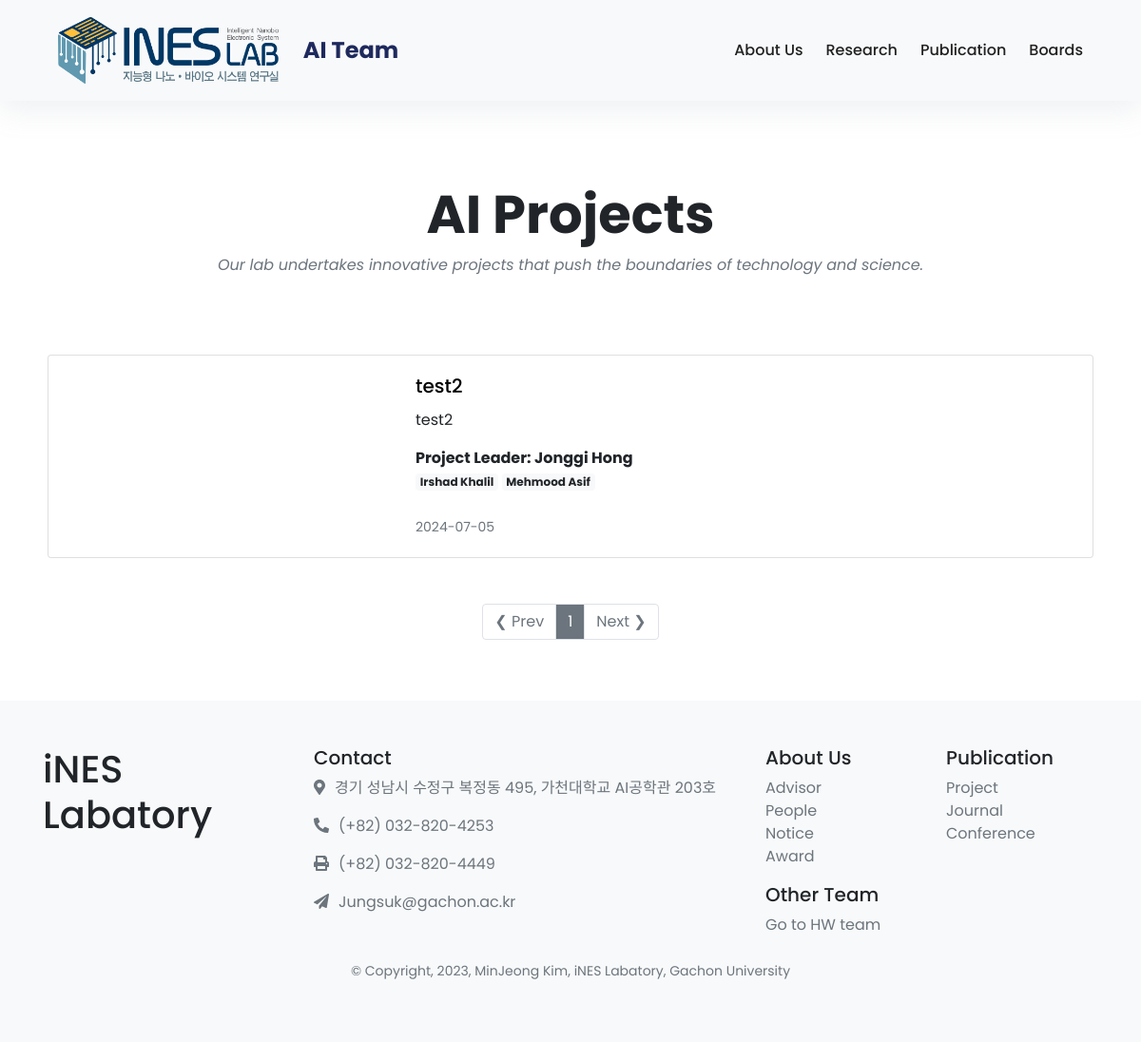
The app's page /ai/projects/ with its own data.
### project/models.py (models this page shows, shortened)
class Projects(models.Model):
    TEAM_CHOICES = (
        ('AI', 'AI Team'),
        ('HW', 'Hardware Team'),
    )
    team = models.CharField(max_length=2, choices=TEAM_CHOICES, default='HW')
    name = models.CharField(max_length=255)
    description = models.TextField()  # Abstract으로 사용
    start_date = models.DateTimeField()
    end_date = models.DateTimeField()
    project_lead = models.ForeignKey(member_list, on_delete=models.CASCADE, related_name='project_lead')  # 프로젝트 리더
    members = models.ManyToManyField(member_list)  # 프로젝트에 참여하는 멤버들
    areas = models.ManyToManyField(Area, blank=True, null=True)  # 프로젝트 관련 영역
    keywords = models.CharField(max_length=255, blank=True, null=True)  # 키워드 필드
    github_link = models.URLField(max_length=200, blank=True, null=True)  # GitHub 링크
    paper_link = models.URLField(max_length=200, blank=True, null=True)  # 논문 링크
    other_link = models.URLField(max_length=200, blank=True, null=True)  # 기타 링크

### member/models.py (models this page shows)
class member_list(models.Model):
    DEGREE_CHOICES = [
        ('CA', 'Co-Advisor'),
        ('PR', 'Professor'),
        ('PD', 'Postdoc'),
        ('PHD', 'PhD'),
        ('MS', 'Master'),
        ('BS', 'Bachelor'),
    ]
    STATUS_CHOICES = [
        ('CU', 'Current'),
        ('AL', 'Alumni'),
    ]
    TEAM_CHOICES = (
        ('AI', 'AI Team'),
        ('HW', 'Hardware Team'),
        ('OT', 'Others'),
    )
    team = models.CharField(max_length=2, choices=TEAM_CHOICES, default='HW')
    name = models.CharField(max_length=20, default="Name")
    email = models.EmailField(max_length=254, default="@gachon.ac.kr")
    main_photo = models.FileField(upload_to="upload/%Y/%m/%d/", blank=True)
    hobby_photo = models.FileField(upload_to="upload/%Y/%m/%d/", blank=True)
    motto = models.CharField(max_length=50, default="No data")
    department = models.CharField(max_length=50, default = "Department of Biomedical Engineering")
    degree = models.CharField(max_length=50, choices=DEGREE_CHOICES, default='BS')
    status = models.CharField(max_length=2, choices=STATUS_CHOICES, default='CU')
    def __str__(self):
        return self.name

### project/views.py (the view)
# urls.py: path('projects/', project_views.ai_projects_list, name='ai_projects_list'),
def ai_projects_list(request):
    projects = Projects.objects.filter(team='AI')
    paginator = Paginator(projects, 5)  # 페이지당 5개의 프로젝트를 표시
    page = request.GET.get('page')
    projects = paginator.get_page(page)
    for project in projects:
        project.first_photo = project.photos.first()
    context = {
        'projects': projects,
    }
    return render(request, 'labweb/project/ai_projects_list.html', context)

### templates/labweb/project/ai_projects_list.html (shortened to what this page needs)
{% extends 'labweb/base.html' %}
{% block style %}
  <link rel="stylesheet" href="//maxcdn.bootstrapcdn.com/font-awesome/4.3.0/css/font-awesome.min.css">
  <link rel="stylesheet" href="https://cdn.jsdelivr.net/npm/bootstrap@4.6.2/dist/css/bootstrap.min.css">
{% endblock %}
{% block content %}
<div class="container py-5">
  <header class="text-center">
    <br><br><br><br><br><br>
    <h1 class="display-4 font-weight-bold">AI Projects</h1>
    <p class="font-italic text-muted mb-0">Our lab undertakes innovative projects that push the boundaries of technology and science.</p>
    <br><br><br>
  </header>
  {% for project in projects %}
  <div class="mx-auto card mb-3" style="max-width: 1100px; margin-top: 10px;">
    <div class="row no-gutters">
      <div class="col-md-4" style="max-width: 500px;">
        {% if project.first_photo %}
          <img src="{{ project.first_photo.photo.url }}" class="img-thumbnail card-img-top" alt="Project image">
        {% else %}
          <div class="card-img-top"></div>
        {% endif %}
      </div>
      <div class="col-md-8">
        <div class="card-body">
          <h5 class="card-title">
            <a href="/ai/projects/{{ project.id }}/" class="title-text">{{ project.name }}</a>
          </h5>
          <p class="card-text">{{ project.description|truncatewords:30 }}</p>
          <div class="project-lead">
            Project Leader: {{ project.project_lead }}
            <div class="members">
              {% for member in project.members.all %}
                <span class="badge badge-light">{{ member.name }}</span>
              {% endfor %}
            </div>
          </div>
          <br>
          <p class="card-text"><small class="text-muted">{{ project.start_date|date:"Y-m-d" }}</small></p>
        </div>
      </div>
    </div>
  </div>
  {% endfor %}
  <div class="row mt-5">
    <div class="col-12">
      <nav aria-label="Page navigation example">
        <ul class="pagination justify-content-center">
          {% if projects.has_previous %}
          <li class="page-item">
            <a class="page-link" href="?page={{ projects.previous_page_number }}">&#10094; Prev</a>
          </li>
          {% else %}
          <li class="page-item disabled">
            <a class="page-link" href="#">&#10094; Prev</a>
          </li>
          {% endif %}
          {% for num in projects.paginator.page_range %}
          {% if projects.number == num %}
          <li class="page-item active">
            <a class="page-link" href="?page={{ num }}" style="text-decoration:none;">{{ num }}</a>
          </li>
          {% else %}
          <li class="page-item">
            <a class="page-link" href="?page={{ num }}" style="text-decoration:none;">{{ num }}</a>
          </li>
          {% endif %}
          {% endfor %}
          {% if projects.has_next %}
          <li class="page-item">
            <a class="page-link" href="?page={{ projects.next_page_number }}">Next &#10095;</a>
          </li>
          {% else %}
          <li class="page-item disabled">
            <a class="page-link" href="#">Next &#10095;</a>
          </li>
          {% endif %}
        </ul>
      </nav>
    </div>
  </div>
</div>
{% endblock %}

### static/css/navbar.css (style rules this page uses)
body { font-family: 'Poppins', sans-serif !important; font-size: 16px; line-height: 24px; font-weight: 400; color: #212112; background-image: linear-gradient( to top, rgba(255,255,255,0) 10%, rgba(255,255,255,0.25) 25%, rgba(255,255,255,0.5) 50%, rgba(255,255,255,0.75) 75%, rgba(255,255,255,1) 100% ), url('/static/images/home2.jpeg'); background-position: center bottom ; background-repeat: no-repeat; background-size: 100% 50%; background-color: #fff; overflow-x: hidden; }

### templates/labweb/project/ai_projects_list.html (style rules this page uses)
.title-text { color: black; }
.card-text { text-align: justify; }
.card-img-top { height: 200px; width: 100%; object-fit: cover; }
.project-lead { font-weight: bold; }
.pagination .page-item .page-link { color: #6c757d; background-color: #f8f9fa; border: 1px solid #dee2e6; }
.pagination .page-item.active .page-link { color: #fff; background-color: #6c757d; border-color: #dee2e6; }

### templates/labweb/base.html (style rules this page uses)
body { font-family: "Big Caslon Medium", sans-serif; }

### records on screen
Projects: name "test2", description "test2", project_lead "Jonggi Hong", start_date "2024-07-05"
member_list: name "Irshad Khalil"
member_list: name "Mehmood Asif"

### other values on screen
{{ num }} "1"
